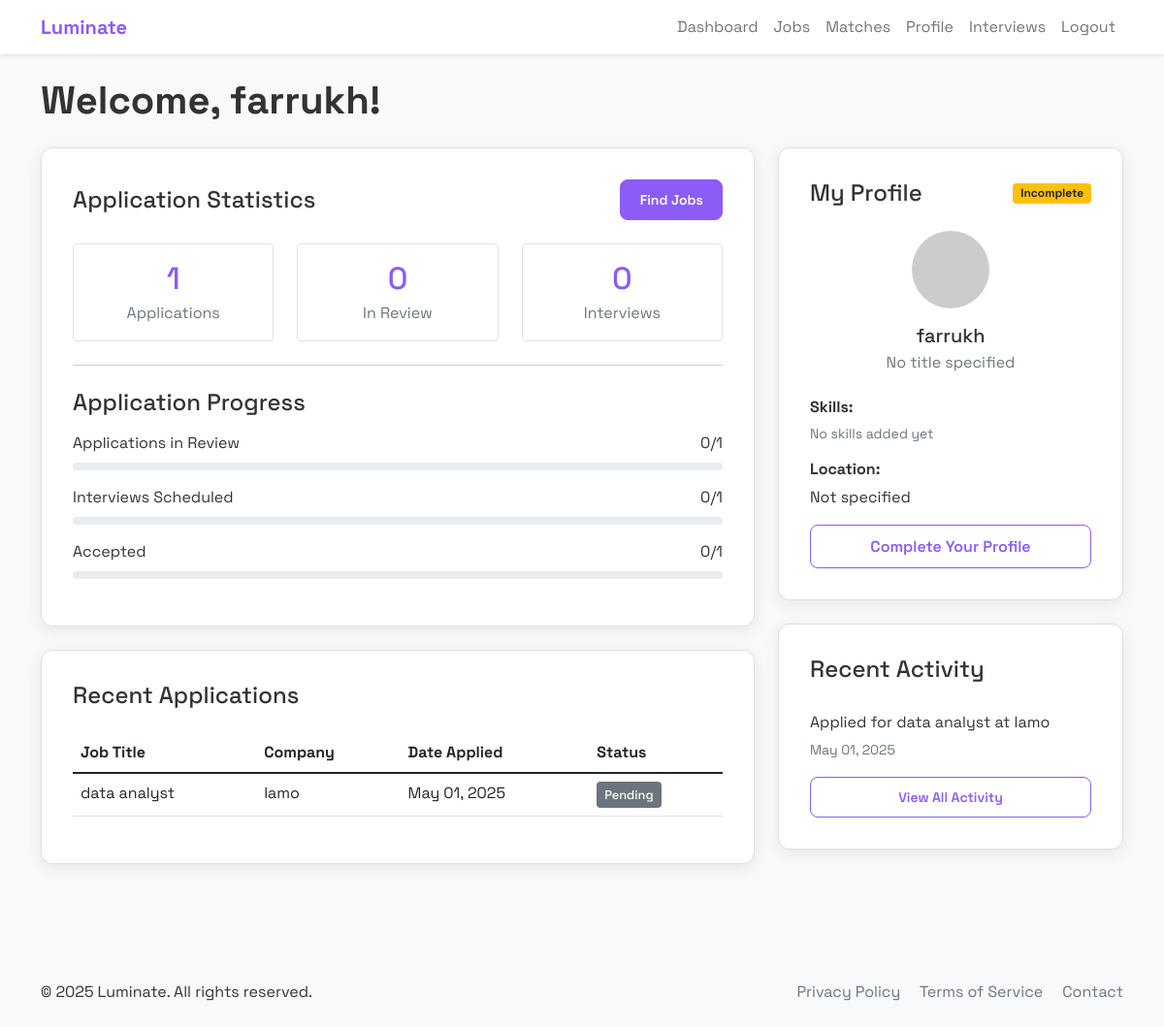
Page /dashboard (signed in) on the committed database.
### application.py (models this page shows, shortened)
class User(db.Model):
    id = db.Column(db.Integer, primary_key=True)
    name = db.Column(db.String(100), nullable=False)
    email = db.Column(db.String(120), unique=True, nullable=False)
    password_hash = db.Column(db.String(256), nullable=False)
    is_employer = db.Column(db.Boolean, default=False)
    company = db.Column(db.String(100))
    title = db.Column(db.String(100))
    phone = db.Column(db.String(20))
    location = db.Column(db.String(100))
    skills = db.Column(db.String(500))
    resume_path = db.Column(db.String(200))
    profile_image = db.Column(db.String(200))  # Added for profile image
    jobs = db.relationship('Job', backref='employer', lazy=True)
    applications = db.relationship('Application', backref='applicant', lazy=True)
    activities = db.relationship('Activity', backref='user', lazy=True)

class Application(db.Model):
    id = db.Column(db.Integer, primary_key=True)
    user_id = db.Column(db.Integer, db.ForeignKey('user.id'), nullable=False)
    job_id = db.Column(db.Integer, db.ForeignKey('job.id'), nullable=False)
    status = db.Column(db.String(20), default='Pending')
    resume_path = db.Column(db.String(200))
    cover_letter = db.Column(db.Text)
    date_applied = db.Column(db.DateTime, default=datetime.utcnow)
    interview_date = db.Column(db.DateTime)

class Job(db.Model):
    id = db.Column(db.Integer, primary_key=True)
    title = db.Column(db.String(100), nullable=False)
    company = db.Column(db.String(100), nullable=False)
    description = db.Column(db.Text, nullable=False)
    required_skills = db.Column(db.String(500), nullable=False)
    location = db.Column(db.String(100))
    salary = db.Column(db.String(50))
    date_posted = db.Column(db.DateTime, default=datetime.utcnow)
    employer_id = db.Column(db.Integer, db.ForeignKey('user.id'), nullable=False)
    applications = db.relationship('Application', backref='job', lazy=True)

class Activity(db.Model):
    id = db.Column(db.Integer, primary_key=True)
    user_id = db.Column(db.Integer, db.ForeignKey('user.id'), nullable=False)
    job_id = db.Column(db.Integer, db.ForeignKey('job.id'))
    message = db.Column(db.String(200), nullable=False)
    date = db.Column(db.DateTime, default=datetime.utcnow)
    is_read = db.Column(db.Boolean, default=False)

### application.py (the view)
@app.route('/dashboard')
def dashboard():
    if 'user_id' not in session:
        flash('Please login', 'danger')
        return redirect(url_for('login'))
    if session.get('is_employer'):
        return redirect(url_for('employer_dashboard'))
    user = User.query.get(session['user_id'])
    applications = Application.query.filter_by(user_id=user.id).all()
    stats = {
        'total': len(applications),
        'reviewing': len([a for a in applications if a.status == 'Reviewing']),
        'accepted': len([a for a in applications if a.status == 'Accepted']),
        'rejected': len([a for a in applications if a.status == 'Rejected']),
        'interviews_scheduled': len([a for a in applications if a.status == 'Interview Scheduled']),
        'saved_jobs': 0  # Placeholder for future feature
    }
    recent_activities = Activity.query.filter_by(user_id=user.id).order_by(Activity.date.desc()).limit(4).all()
    today = datetime.utcnow()
    return render_template('employee_dashboard.html',
                           user=user,
                           applications=applications,
                           stats=stats,
                           recent_activities=recent_activities,
                           today=today)

### templates/employee_dashboard.html (shortened to what this page needs)
{% extends "base.html" %}
{% block content %}
<h1 class="fw-bold mb-4 animate-fade-in">Welcome, {{ user.name }}!</h1>
<div class="row mb-4">
    <div class="col-lg-8">
        <div class="content-card animate-fade-in">
            <div class="d-flex justify-content-between align-items-center mb-4">
                <h2 class="h4 mb-0">Application Statistics</h2>
                <a href="{{ url_for('jobs') }}" class="btn btn-sm btn-primary">Find Jobs</a>
            </div>
            <div class="row g-4 text-center">
                <div class="col-md-4 col-6">
                    <div class="border rounded p-3">
                        <h3 class="h2 text-purple mb-1">{{ stats.total }}</h3>
                        <p class="mb-0 text-muted">Applications</p>
                    </div>
                </div>
                <div class="col-md-4 col-6">
                    <div class="border rounded p-3">
                        <h3 class="h2 text-purple mb-1">{{ stats.reviewing }}</h3>
                        <p class="mb-0 text-muted">In Review</p>
                    </div>
                </div>
                <div class="col-md-4 col-6">
                    <div class="border rounded p-3">
                        <h3 class="h2 text-purple mb-1">{{ stats.interviews_scheduled }}</h3>
                        <p class="mb-0 text-muted">Interviews</p>
                    </div>
                </div>
            </div>
            <hr class="my-4">
            <h2 class="h4 mb-3">Application Progress</h2>
            <div class="mb-3">
                <div class="d-flex justify-content-between mb-1">
                    <span>Applications in Review</span>
                    <span>{{ stats.reviewing }}/{{ stats.total }}</span>
                </div>
                <div class="progress">
                </div>
            </div>
            <div class="mb-3">
                <div class="d-flex justify-content-between mb-1">
                    <span>Interviews Scheduled</span>
                    <span>{{ stats.interviews_scheduled }}/{{ stats.total }}</span>
                </div>
                <div class="progress">
                </div>
            </div>
            <div class="mb-3">
                <div class="d-flex justify-content-between mb-1">
                    <span>Accepted</span>
                    <span>{{ stats.accepted }}/{{ stats.total }}</span>
                </div>
                <div class="progress">
                </div>
            </div>
        </div>
        {% if applications %}
        <div class="content-card mt-4 animate-fade-in">
            <h2 class="h4 mb-4">Recent Applications</h2>
            <div class="table-responsive">
                <table class="table table-hover">
                    <thead>
                        <tr>
                            <th>Job Title</th>
                            <th>Company</th>
                            <th>Date Applied</th>
                            <th>Status</th>
                        </tr>
                    </thead>
                    <tbody>
                        {% for application in applications %}
                        <tr>
                            <td>{{ application.job.title }}</td>
                            <td>{{ application.job.company }}</td>
                            <td>{{ application.date_applied.strftime('%b %d, %Y') }}</td>
                            <td>
                                <span class="status-badge status-{{ application.status.lower() }}">
                                    {{ application.status }}
                                </span>
                            </td>
                        </tr>
                        {% endfor %}
                    </tbody>
                </table>
            </div>
        </div>
        {% endif %}
    </div>
    <div class="col-lg-4">
        <div class="content-card mb-4 animate-fade-in">
            <div class="d-flex justify-content-between align-items-center mb-4">
                <h2 class="h4 mb-0">My Profile</h2>
                {% if not user.skills or not user.title or not user.location %}
                <span class="badge bg-warning text-dark">Incomplete</span>
                {% else %}
                <span class="badge bg-success">Complete</span>
                {% endif %}
            </div>
            <div class="text-center mb-4">
                {% if user.profile_image %}
                <img src="{{ url_for('static', filename='uploads/' + user.profile_image) }}" alt="Profile" class="rounded-circle mb-3" width="80" height="80">
                {% else %}
                <img src="https://api.dicebear.com/6.x/avataaars/svg?seed={{ user.id }}" alt="Profile" class="rounded-circle mb-3" width="80" height="80">
                {% endif %}
                <h3 class="h5 mb-1">{{ user.name }}</h3>
                <p class="text-muted mb-0">{{ user.title or 'No title specified' }}</p>
            </div>
            <div class="mb-3">
                <h6 class="mb-2">Skills:</h6>
                {% if user.skills %}
                    {% for skill in user.skills.split(',') %}
                        <span class="skill-badge">{{ skill.strip() }}</span>
                    {% endfor %}
                {% else %}
                    <p class="text-muted small">No skills added yet</p>
                {% endif %}
            </div>
            <div class="mb-3">
                <h6 class="mb-2">Location:</h6>
                <p class="mb-0">{{ user.location or 'Not specified' }}</p>
            </div>
            <a href="{{ url_for('profile') }}" class="btn btn-outline-primary w-100">
                {% if not user.skills or not user.title or not user.location %}
                Complete Your Profile
                {% else %}
                Edit Profile
                {% endif %}
            </a>
        </div>
        <div class="content-card animate-fade-in">
            <h2 class="h4 mb-3">Recent Activity</h2>
            {% if recent_activities %}
                <div class="activity-feed">
                    {% for activity in recent_activities %}
                        <div class="activity-item">
                            <p class="mb-1">{{ activity.message }}</p>
                            <small class="text-muted">{{ activity.date.strftime('%b %d, %Y') }}</small>
                        </div>
                    {% endfor %}
                </div>
            {% else %}
                <p class="text-muted mb-0">No recent activity to display</p>
            {% endif %}
            {% if applications %}
                <a href="#" class="btn btn-sm btn-outline-primary w-100 mt-3">View All Activity</a>
            {% endif %}
        </div>
    </div>
</div>
{% endblock %}

### static/css/styles.css (style rules this page uses)
:root { --primary-color: #8B5CF6; --primary-hover: #7C3AED; --secondary-color: #64b5f6; --background-color: #f8f9fa; --card-bg: #ffffff; --text-color: #333333; --border-color: #e0e0e0; --shadow: 0 4px 15px rgba(0, 0, 0, 0.08); --shadow-hover: 0 6px 20px rgba(0, 0, 0, 0.1); --border-radius: 12px; --transition: all 0.3s ease; }
body { font-family: 'Space Grotesk', sans-serif; background-color: var(--background-color); color: var(--text-color); margin: 0; padding: 0; display: flex; flex-direction: column; min-height: 100vh; }
h1, h2, h3, h4, h5, h6 { font-weight: 700; }
button, .btn { font-family: 'Space Grotesk', sans-serif; }
.animate-fade-in { opacity: 0; transform: translateY(10px); transition: opacity 0.5s ease, transform 0.5s ease; }
.animate-fade-in.show, .animate-pop-in.show { opacity: 1; transform: translateY(0) scale(1); }
.content-card { background: var(--card-bg); border-radius: var(--border-radius); box-shadow: var(--shadow); padding: 2rem; margin-bottom: 1.5rem; border: 1px solid var(--border-color); transition: var(--transition); }
.btn { border-radius: 8px; padding: 0.6rem 1.2rem; font-weight: 600; transition: var(--transition); }
.btn-primary { background-color: var(--primary-color); border-color: var(--primary-color); }
.btn-outline-primary { color: var(--primary-color); border-color: var(--primary-color); }
.status-badge { padding: 0.4em 0.8em; border-radius: 20px; font-size: 0.85em; font-weight: 500; text-transform: capitalize; display: inline-block; }
.status-pending { background-color: #fff3cd; color: #664d03; }
.activity-item { padding: 0.75rem 0; border-bottom: 1px solid #e9ecef; margin-bottom: 0.75rem; }
.activity-item:last-child { border-bottom: none; margin-bottom: 0; padding-bottom: 0; }
.progress { height: 8px; background-color: #e9ecef; border-radius: 4px; overflow: hidden; margin-top: 0.5rem; margin-bottom: 1rem; }
.text-purple { color: var(--primary-color); }
.status-pending { background-color: #6c757d; color: white; padding: 4px 8px; border-radius: 4px; font-size: 0.8rem; }

### rows in the picture
User: name "farrukh", title "No title specified", location "Not specified"
Application: job "data analyst", job.company "lamo", date_applied "May 01, 2025", status "Pending"
Activity: message "Applied for data analyst at lamo", date "May 01, 2025"

### other values in the picture
{{ stats.total }} "1"
{{ stats.reviewing }} "0"
{{ stats.interviews_scheduled }} "0"
{{ stats.accepted }} "0"
